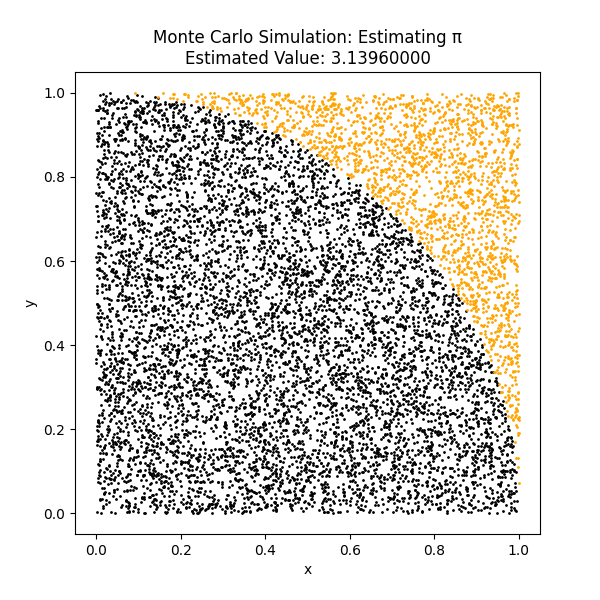

Here is the Python script that generated this plot:
import numpy as np
import matplotlib.pyplot as plt

# Number of random points to generate
num_points = 10000

# Generate random points in the unit square (0, 0) to (1, 1)
x = np.random.rand(num_points)
y = np.random.rand(num_points)

# Determine whether each point is inside the quarter circle (radius 1)
inside_circle = x**2 + y**2 <= 1.0

# Estimate the value of pi (π) using the ratio of points inside the circle to total points
pi_estimate = 4 * np.sum(inside_circle) / num_points

# Print the estimated value of π
print(f"Estimated value of π: {pi_estimate}")

# Plotting the results
plt.figure(figsize=(6, 6))
plt.scatter(x[inside_circle], y[inside_circle], color='black', s=1)
plt.scatter(x[~inside_circle], y[~inside_circle], color='orange', s=1)
plt.title(
    f"Monte Carlo Simulation: Estimating π\nEstimated Value: {pi_estimate:.8f}")
plt.xlabel('x')
plt.ylabel('y')
plt.savefig('random_mc1.png')
plt.show()
